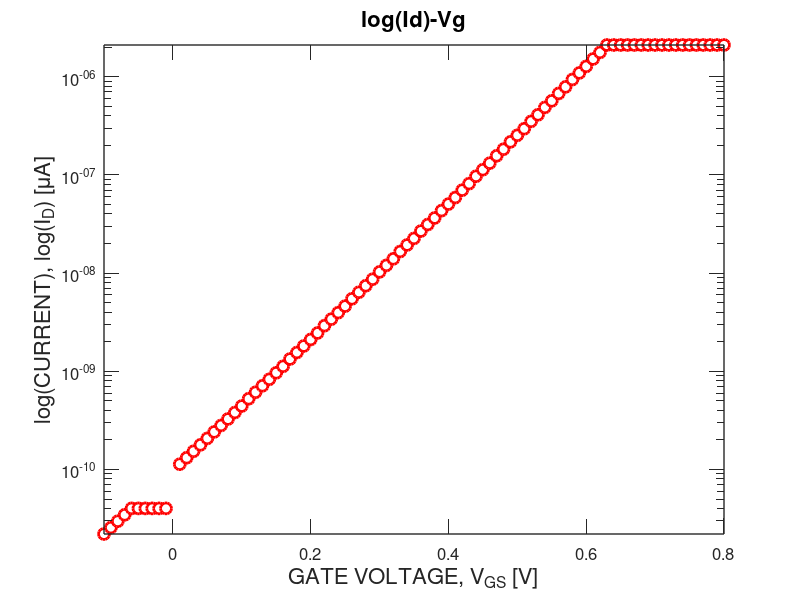

Here is the MATLAB script that generated this plot:
q = 1.6e-19 ;
Ks = 11.9 ; 
Kox = 3.95 ; 
eps0 = 8.85e-12 ;
ni = 1.45e16 ; 
W = 1.0e-6 ; 
L = 14.0e-9 ; 
tox = 1.0e-9 ; 
meff = 100.0e-4 ; 
Na = 6.0e24 ; 
sb = 0.0 ; 
Vfb = -1 ;
T = 600 ;
k = 1.38e-23 ;
delta = k.*T./q ;
%Vds = 0.1 ;
Vds = 0.8 ;
Vg_init = -0.1;
Vg_final = 0.8;
Vg_step = 0.01;
i = 1;

for Vg = Vg_init:Vg_step:Vg_final
  dVds = Vds./20;
  int = 0;
  for Vd = 0:dVds:Vds
    for y = 0:0.001:1.2
      lhs = Vg; 
      A = (2.*k.*T.*Na)./(eps0.*Ks);
      B = exp(-q.*y./k./T)+(q.*y./k./T)-1;
      C = (ni./Na).^2;
      D = (exp(-q.*Vd./k./T)).*(exp(q.*y./k./T)-1);
      F = -(q.*y./k./T);
      E = sqrt(A.*(B+C.*(D+F)));
      rhs = Vfb+y+(Ks.*tox./Kox).*E;
      if (Vg == 0)
        Fis = 0;
      elseif (lhs./rhs >= 0.99 && lhs./rhs <= 1.01)
        Fis = y;
      end
    end 
    dFi = (Fis-delta)./20; 
    for Fi = delta:dFi:Fis
      A = (2.*k.*T.*Na)./(eps0.*Ks);
      B = exp(-q.*Fi./k./T)+(q.*Fi./k./T)-1;
      C = (ni./Na).^2;
      D = (exp(-q.*Vd./k./T)).*(exp(q.*Fi./k./T)-1);
      F = -(q.*Fi./k./T);
      E = sqrt(A.*(B+C.*(D+F)));
      if E == 0;
        E = 1.0e-8;
      elseif E != 0 && Fi < 0
        E = -E;  
      end  
      int = int + ((exp(q.*(Fi-Vd)./(k.*T)))./E).*dFi.*dVds;
    end  
  end      
  if(int < 0)
    int = 0;
  end
  x(i) = Vg;
  Id = (q.*meff.*W.*(ni.^2)./L./Na).*int;
  rania(i) = Id*1.0e06;
  i = i+1;
end  

%plotting
figure('Color','White');
h1 = semilogy(x,rania);
% Line options
set(h1,'linestyle','-');
set(h1,'linewidth',2)
set(h1,'markersize',8)
set(h1,'marker','o','markeredgecolor','r','markerfacecolor','w')
% Figure options
set(gcf,'Colormap',pink);
% Axis options
axis tight;
set(gca,'color',[1 1 1]*1.0);
set(gca,'fontsize',12);
set(gca,'layer','top');
set(gca,'linewidth',1);
set(gca,'TickLength',[0.025 0.03]);
xlabel('GATE VOLTAGE, V_G_S [V]','Fontsize',16);
ylabel('log(CURRENT), log(I_D) [\muA]','Fontsize',16);
title('log(Id)-Vg','Fontsize',16)
disp(h1)
